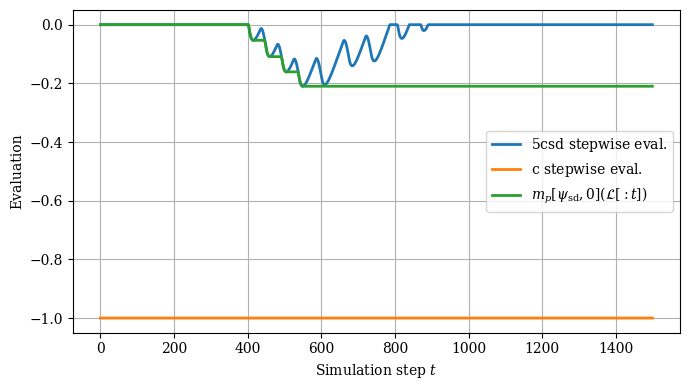

Python code for this plot:
import pandas as pd
import matplotlib.pyplot as plt
from pathlib import Path

# Optional: use LaTeX-style rendering without requiring a full TeX install
plt.rcParams['mathtext.fontset'] = 'dejavuserif'
plt.rcParams['font.family'] = 'serif'

# ==============================
# Configuration
# ==============================
PLOT = "G(sd or crash)"
INPUT_FILE = PLOT+".tsv"
OUTPUT_FILE = PLOT+".png"

# ==============================
# Load TSV data
# ==============================
# decimal=',' handles values like -0,87
# sep='\t' reads tab-separated values

df = pd.read_csv(INPUT_FILE, sep='\t', decimal=',')

# Use first column as x-axis if it looks like a timestep/index column
x_column = df.columns[0]
monitor_columns = df.columns[1:]

# ==============================
# Create figure
# ==============================
plt.figure(figsize=(7, 4))
plt.ylim(-1.05, 0.05)
latex_labels = {
    "G (sg->nocrash)": r"$m_p[\psi_{\mathrm{sd}},0](\mathcal{L}[:t])$",
    "stepwise crash": r"$\text{c}$ stepwise eval.",
    "stepwise 5csd": r"$\text{5csd}$ stepwise eval."
}

for column in monitor_columns[::-1]:
    label = latex_labels.get(column, column)
    plt.plot(df[x_column], df[column], linewidth=2, label=label)

# ==============================
# Styling for conference papers
# ==============================
plt.xlabel(r"Simulation step $t$")
plt.ylabel(r"Evaluation")
plt.grid(True)
plt.legend(frameon=True)
plt.tight_layout()

# ==============================
# Save figure
# ==============================
plt.savefig(OUTPUT_FILE, bbox_inches='tight')
